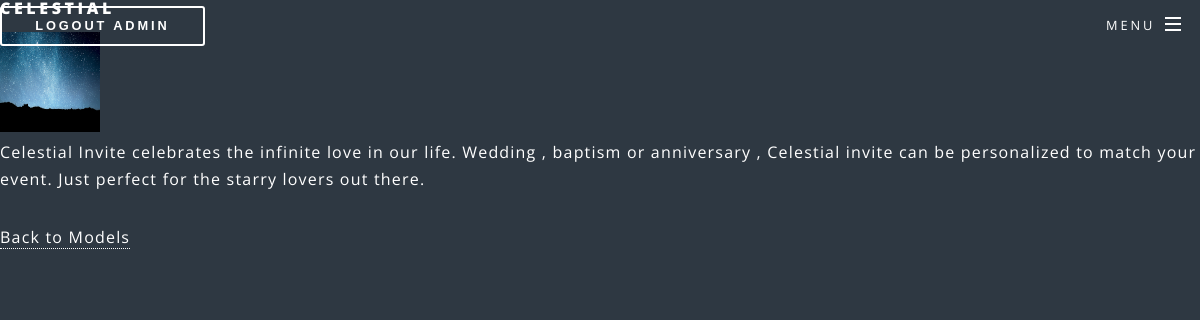
The page /models/1/ (signed in) on the database its author committed.
### models/models.py (models this page shows, shortened)
class Model(models.Model):
    name = models.CharField(max_length=100)
    description = models.TextField()
    image = models.ImageField(upload_to='model_images/')

### models/views.py (the view)
# urls.py: path('<int:id>/', views.model_detail_view, name='template1'),
def model_detail_view(request, id):
    model = get_object_or_404(Model, id=id)
    if request.user.is_authenticated:
        template_name = 'models/model_details_dashboard.html'
    else:
        template_name = 'models/model_detail.html'
    return render(request, template_name, {'model': model})

### templates/models/model_details_dashboard.html (shortened to what this page needs)
{% extends 'base_dashboard.html' %}
{% block content %}
<div class="container">
    <h1>{{ model.name }}</h1>
    <img src="{{ model.image.url }}" class="img-fluid" height="100" width="100" alt="{{ model.name }}">
    <p>{{ model.description }}</p>
    <a href="{% url 'models' %}" class="btn btn-secondary">Back to Models</a>
</div>
{% endblock %}

### templates/navbar_dashboard.html (shortened to what this page needs)
<header id="header" class="alt">
    <nav id="nav" >
        <ul>
            <li class="special">
                <a href="#menu" class="menuToggle"><span>Menu</span></a>
            </li>
        </ul>
    </nav>
    {% if user.is_authenticated %}
        <form method="post" action="{% url 'logout' %}">
            <button type="submit" class="btn btn-outline-danger">Logout {{ user.username }}</button>
        </form>
    {% endif %}
</header>

### static/assets/css/main.css (style rules this page uses)
html, body, div, span, applet, object, iframe, h1, h2, h3, h4, h5, h6, p, blockquote, pre, a, abbr, acronym, address, big, cite, code, del, dfn, em, img, ins, kbd, q, s, samp, small, strike, strong, sub, sup, tt, var, b, u, i, center, dl, dt, dd, ol, ul, li, fieldset, form, label, legend, table, caption, tbody, tfoot, thead, tr, th, td, article, aside, canvas, details, embed, figure, figcaption, footer, header, hgroup, menu, nav, output, ruby, section, summary, time, mark, audio, video { margin: 0; padding: 0; border: 0; font-size: 100%; font: inherit; vertical-align: baseline; }
article, aside, details, figcaption, figure, footer, header, hgroup, menu, nav, section { display: block; }
body { line-height: 1; }
ol, ul { list-style: none; }
body { -webkit-text-size-adjust: none; }
html { box-sizing: border-box; }
*, *:before, *:after { box-sizing: inherit; }
body { background: #2e3842; }
body, input, select, textarea { color: #fff; font-family: "Open Sans", Helvetica, sans-serif; font-size: 15pt; font-weight: 400; letter-spacing: 0.075em; line-height: 1.65em; }
@media screen and (max-width: 1680px) { body, input, select, textarea { font-size: 13pt; } }
@media screen and (max-width: 1280px) { body, input, select, textarea { font-size: 12pt; } }
a { -moz-transition: color 0.2s ease, border-bottom-color 0.2s ease; -webkit-transition: color 0.2s ease, border-bottom-color 0.2s ease; -ms-transition: color 0.2s ease, border-bottom-color 0.2s ease; transition: color 0.2s ease, border-bottom-color 0.2s ease; border-bottom: dotted 1px; color: inherit; text-decoration: none; }
p { margin: 0 0 2em 0; }
h1, h2, h3, h4, h5, h6 { color: #fff; font-weight: 800; letter-spacing: 0.225em; line-height: 1em; margin: 0 0 1em 0; text-transform: uppercase; }
form { margin: 0 0 2em 0; }
ul { list-style: disc; margin: 0 0 2em 0; padding-left: 1em; }
ul li { padding-left: 0.5em; }
input[type="submit"], input[type="reset"], input[type="button"], button, .button { -moz-appearance: none; -webkit-appearance: none; -ms-appearance: none; appearance: none; -moz-transition: background-color 0.2s ease-in-out, color 0.2s ease-in-out; -webkit-transition: background-color 0.2s ease-in-out, color 0.2s ease-in-out; -ms-transition: background-color 0.2s ease-in-out, color 0.2s ease-in-out; transition: background-color 0.2s ease-in-out, color 0.2s ease-in-out; background-color: transparent; border-radius: 3px; border: 0; box-shadow: inset 0 0 0 2px #fff; color: #fff; cursor: pointer; display: inline-block; font-size: 0.8em; font-weight: 600; height: 3.125em; letter-spacing: 0.225em; line-height: 3.125em; max-width: 30em; padding: 0 2.75em; text-align: center; text-decoration: none; text-transform: uppercase; white-space: nowrap; overflow: hidden; text-overflow: ellipsis; }
#header { -moz-transition: background-color 0.2s ease; -webkit-transition: background-color 0.2s ease; -ms-transition: background-color 0.2s ease; transition: background-color 0.2s ease; background: #2e3842; height: 3em; left: 0; line-height: 3em; position: fixed; top: 0; width: 100%; z-index: 10000; }
#header nav { height: inherit; line-height: inherit; position: absolute; right: 0; top: 0; }
#header nav > ul { list-style: none; margin: 0; padding: 0; white-space: nowrap; }
#header nav > ul > li { display: inline-block; padding: 0; }
#header nav > ul > li > a { border: 0; color: #fff; display: block; font-size: 0.8em; letter-spacing: 0.225em; padding: 0 1.5em; text-transform: uppercase; }
#header nav > ul > li > a.menuToggle { outline: 0; position: relative; }
#header nav > ul > li > a.menuToggle:after { background-image: url("images/bars.svg"); background-position: right center; background-repeat: no-repeat; content: ''; display: inline-block; height: 3.75em; vertical-align: top; width: 2em; }
#header nav > ul > li:first-child { margin-left: 0; }
#header.alt { background: transparent; }

### rows shown on the page
Model: image (picture), description "Celestial Invite celebrates the infinite love in our life. Wedding , baptism or anniversary , Celestial invite can be personalized to match your event. Just perfect for the starry lovers out there."

### other values the page prints
{{ user.username }} "ADMIN"
